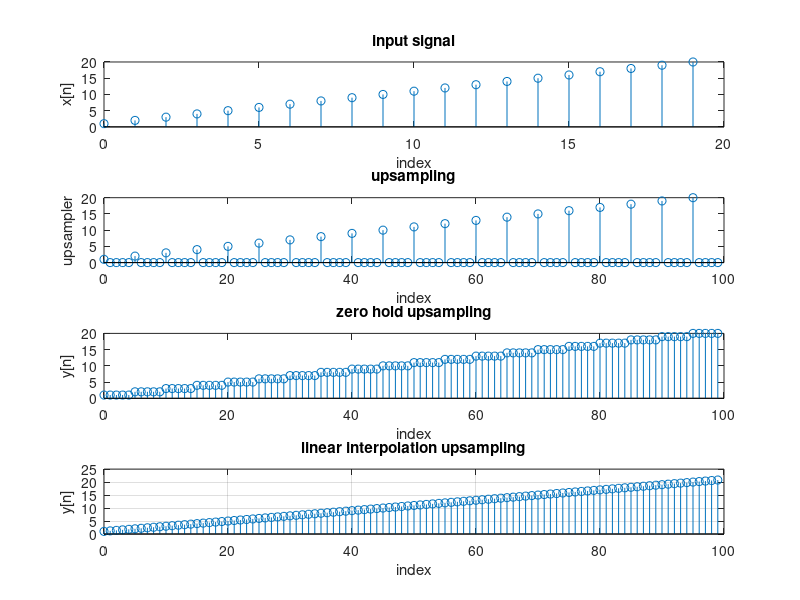

The MATLAB source for this figure:
M = input('');
n = 1:20;
x = zeros(1, length(n));   % sample signal
for k = 1:length(n)
    x(k) = k;
end
y = zeros(1, M*length(n));  % upsampled array will be M times the length 
                            % of the original signal array
for i = 1:length(y)
    if mod(i,M) == 0
        y(i-(M-1)) = x(i/M);
    else
        y(i) = 0;
    end
end
figure;
subplot(4,1,1)
stem(0:length(n)-1, x);
xlabel('index')
ylabel('x[n]')
title('input signal')
subplot(4,1,2)
stem(0:length(y)-1, y);
xlabel('index')
ylabel('upsampler')
title('upsampling')
% zero order hold 
z = zeros(1, length(y));
for j = 1:length(y)
    if y(j) > 0
        z(j) = y(j);
    elseif j > 1
        z(j) = z(j-1);
        
    end
end
subplot(4,1,3)
stem(0:length(y)-1, z);
xlabel('index')
ylabel('y[n]')
title('zero hold upsampling')
% linear interpolation
w = zeros(1, length(y));
for l = 1:length(y)
    if y(l) > 0
        w(l) = y(l);
    elseif l > 1
        w(l) = w(l-1) + (1/M);
    end
end
subplot(4,1,4)
stem(0:length(y)-1, w);
xlabel('index')
ylabel('y[n]')
title('linear interpolation upsampling')
grid on;
